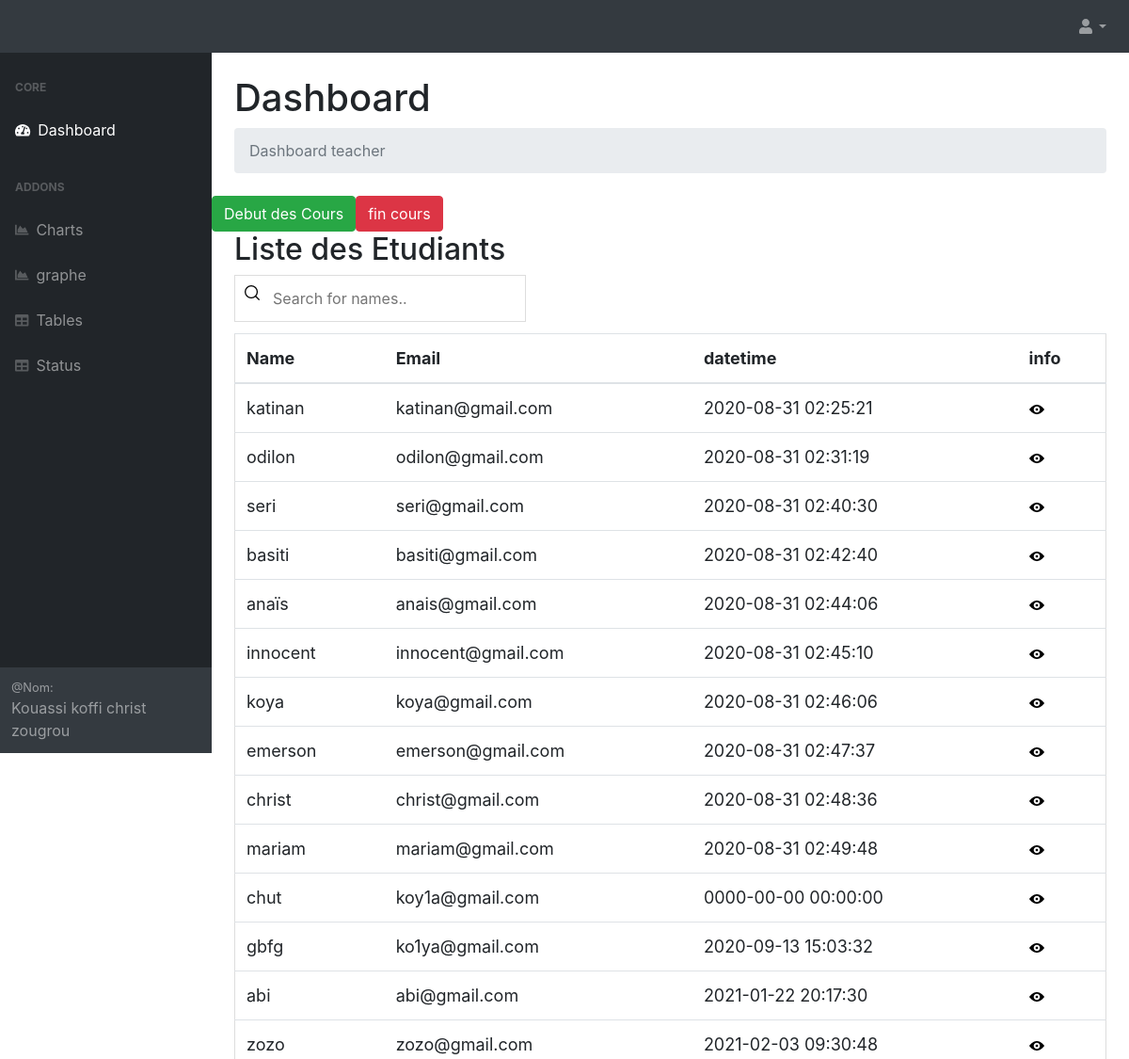
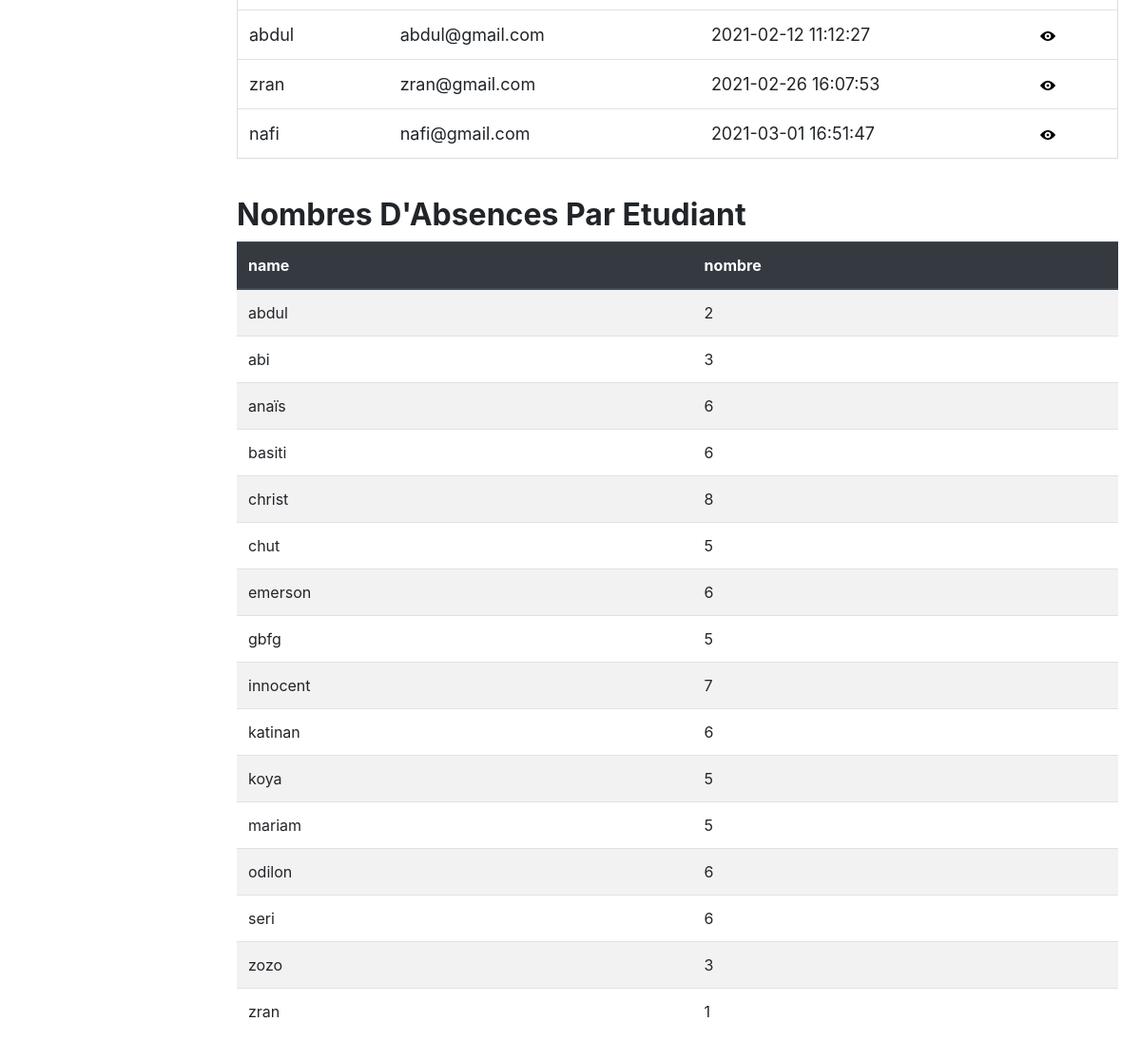
/teacher/teacher_dash.php, run on the app's committed database (2 pictures, top to bottom).
### tables this page shows
CREATE TABLE `users` (
  `id` int(11) NOT NULL,
  `username` varchar(225) NOT NULL,
  `phone` varchar(20) NOT NULL,
  `email` varchar(225) NOT NULL,
  `password` varchar(225) NOT NULL,
  `sex` varchar(50) NOT NULL,
  `file_name` varchar(255) NOT NULL,
  `uploaded_on` datetime NOT NULL,
  `img` blob NOT NULL
);

### teacher/teacher_dash.php (the view, shortened to what this page needs)
<?php
$servername = "localhost";
$username = "root";
$password = "";
$db = "laborator";
$conn = mysqli_connect($servername, $username, $password, $db);
$sql = "SELECT id, username, email, uploaded_on
FROM users";
$result = mysqli_query($conn, $sql);
?>
<!DOCTYPE html>
<html lang="en">
<head>
    <link href="css/styles.css" rel="stylesheet" />
    <link href="https://cdn.datatables.net/1.10.20/css/dataTables.bootstrap4.min.css" rel="stylesheet" />
</head>
<body class="sb-nav-fixed">
    <nav class="sb-topnav navbar navbar-expand navbar-dark bg-dark">
        <ul class="navbar-nav ml-auto ml-md-0">
            <li class="nav-item dropdown">
                <a class="nav-link dropdown-toggle" id="userDropdown" href="#" role="button" data-toggle="dropdown" aria-haspopup="true" aria-expanded="false"><i class="fas fa-user fa-fw"></i></a>
            </li>
        </ul>
    </nav>
    <div id="layoutSidenav">
        <div id="layoutSidenav_nav">
            <nav class="sb-sidenav accordion sb-sidenav-dark" id="sidenavAccordion">
                <div class="sb-sidenav-menu">
                    <div class="nav">
                        <div class="sb-sidenav-menu-heading">Core</div>
                        <a class="nav-link" href="teacher_dash.php">
                            <div class="sb-nav-link-icon"><i class="fas fa-tachometer-alt"></i></div>
                            Dashboard
                        </a>
                        <div class="sb-sidenav-menu-heading">Addons</div>
                        <a class="nav-link" href="#">
                            <div class="sb-nav-link-icon"><i class="fas fa-chart-area"></i></div>
                            Charts
                        </a>
                        <a class="nav-link" href="graphe.php">
                            <div class="sb-nav-link-icon"><i class="fas fa-chart-area"></i></div>
                            graphe
                        </a>
                        <a class="nav-link" href="tables.html">
                            <div class="sb-nav-link-icon"><i class="fas fa-table"></i></div>
                            Tables
                        </a>
                        <a class="nav-link" href="absence.php">
                            <div class="sb-nav-link-icon"><i class="fas fa-table"></i></div>
                            Status
                        </a>
                    </div>
                </div>
                <div class="sb-sidenav-footer">
                    <div class="small">@Nom:</div>
                    Kouassi koffi christ zougrou
                </div>
            </nav>
        </div>
        <div id="layoutSidenav_content">
            <main>
                <div class="container-fluid">
                    <h1 class="mt-4">Dashboard</h1>
                    <ol class="breadcrumb mb-4">
                        <li class="breadcrumb-item active">Dashboard teacher</li>
                    </ol>
                </div>
                <div class="btn-toolbar" role="toolbar" aria-label="Toolbar with button groups">
                    <form action="teacher_dash.php" method="post" name="fr_validation">
                        <input type="submit" name="submit" class="btn btn-success" value="Debut des Cours" onclick="debut_cours();">
                    </form>
                    <form action="teacher_dash.php" method="post" name="fin_validation">
                        <input type="submit" name="fin_submit" value="fin cours" class="btn btn-danger" onclick="fin_cours();">
                    </form>
                </div>
                <div class="container">
                    <div class="demo-content">
                        <h2 class="title_with_link">Liste des Etudiants</h2>
                        <form name="frmSearch" method="post" action="">
                            <input type="text" id="myInput" onkeyup="myFunction()" placeholder="Search for names.." title="Type in a name">
                            <?php if (!empty($result)) { ?>
                                <table class="table" id="myTable">
                                    <thead>
                                        <tr>
                                            <th scope="col"><span>Name</span></th>
                                            <th scope="col"><span>Email</span></th>
                                            <th scope="col"><span>datetime</span></th>
                                            <th scope="col"><span>info</span></th>
                                        </tr>
                                    </thead>
                                    <tbody>
                                        <?php
                                        while ($row = mysqli_fetch_array($result)) {
                                        ?>
                                            <tr>
                                                <td><?php echo $row["username"]; ?></td>
                                                <td><?php echo $row["email"]; ?></td>
                                                <td><?php echo $row["uploaded_on"]; ?></td>
                                                <td> <a href="view.php?id=<?php echo $row["id"]; ?>"> <img src="../img_icone/view.png" alt=""> </a> </td>
                                            </tr>
                                        <?php
                                        }
                                        ?>
                                </table>
                            <?php } ?>
                        </form>
                    </div>
                    <br>
                </div>
                <?php
                $compt = "SELECT users.username, count(attendance.attendance_date) AS nombre
                FROM users, attendance WHERE users.id = attendance.student_id AND attendance_statut = 'abscent' GROUP BY username";
                $result = mysqli_query($conn, $compt);
                ?>
                <div class="container">
                    <div class="demo-content">
                        <h2 class="title_with_link"><b>Nombres D'Absences Par Etudiant</b></h2>
                        <?php if (!empty($result)) { ?>
                            <table class="table table-striped">
                                <thead class="thead-dark">
                                    <tr>
                                        <th scope="col"><span>name</span></th>
                                        <th scope="col"><span>nombre</span></th>
                                    </tr>
                                </thead>
                                <tbody>
                                    <?php
                                    while ($row = mysqli_fetch_array($result)) {
                                    ?>
                                        <tr>
                                            <td scope="row"><?php echo $row["username"]; ?></td>
                                            <td scope="row"><?php echo $row["nombre"]; ?></td>
                                        </tr>
                                    <?php
                                    }
                                    ?>
                            </table>
                        <?php } ?>
                    </div>
                </div>
                <br>
                <br>
            </main>
        </div>
    </div>
</body>
</html>

### teacher/teacher_dash.php (style rules this page uses)
#myInput { background-image: url('../img_icone/search.png'); background-position: 10px 10px; background-repeat: no-repeat; font-size: 16px; padding: 12px 20px 12px 40px; border: 1px solid #ddd; margin-bottom: 12px; }
#myTable { border-collapse: collapse; width: 100%; border: 1px solid #ddd; font-size: 18px; }

### data on the page
users: username "katinan", email "katinan@gmail.com", uploaded_on "2020-08-31 02:25:21"
users: username "odilon", email "odilon@gmail.com", uploaded_on "2020-08-31 02:31:19"
users: username "seri", email "seri@gmail.com", uploaded_on "2020-08-31 02:40:30"
users: username "basiti", email "basiti@gmail.com", uploaded_on "2020-08-31 02:42:40"
users: username "anaïs", email "anais@gmail.com", uploaded_on "2020-08-31 02:44:06"
users: username "innocent", email "innocent@gmail.com", uploaded_on "2020-08-31 02:45:10"
users: username "koya", email "koya@gmail.com", uploaded_on "2020-08-31 02:46:06"
users: username "emerson", email "emerson@gmail.com", uploaded_on "2020-08-31 02:47:37"
users: username "christ", email "christ@gmail.com", uploaded_on "2020-08-31 02:48:36"
users: username "mariam", email "mariam@gmail.com", uploaded_on "2020-08-31 02:49:48"
users: username "chut", email "koy1a@gmail.com", uploaded_on "0000-00-00 00:00:00"
users: username "gbfg", email "ko1ya@gmail.com", uploaded_on "2020-09-13 15:03:32"
users: username "abi", email "abi@gmail.com", uploaded_on "2021-01-22 20:17:30"
users: username "zozo", email "zozo@gmail.com", uploaded_on "2021-02-03 09:30:48"
users: username "abdul", email "abdul@gmail.com", uploaded_on "2021-02-12 11:12:27"
users: username "zran", email "zran@gmail.com", uploaded_on "2021-02-26 16:07:53"
users: username "nafi", email "nafi@gmail.com", uploaded_on "2021-03-01 16:51:47"

### other printed values
$row["username"] "abdul"
$row["nombre"] "2"
$row["username"] "abi"
$row["nombre"] "3"
$row["username"] "anaïs"
$row["nombre"] "6"
$row["username"] "basiti"
$row["username"] "christ"
$row["nombre"] "8"
$row["username"] "chut"
$row["nombre"] "5"
$row["username"] "emerson"
$row["username"] "gbfg"
$row["username"] "innocent"
$row["nombre"] "7"
